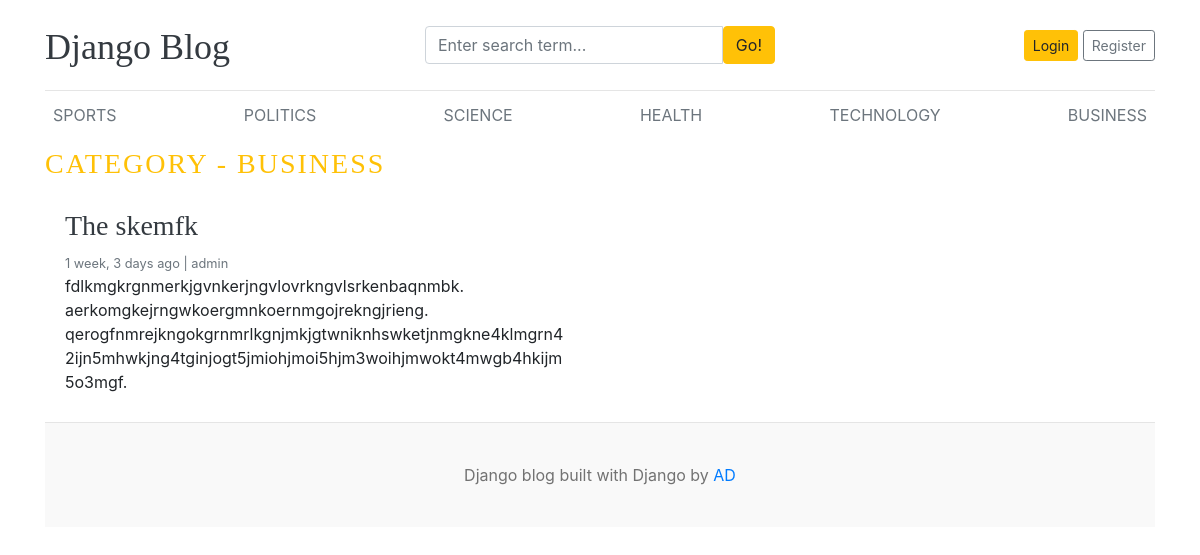
/category/6/, run on an earlier commit of the app's database.
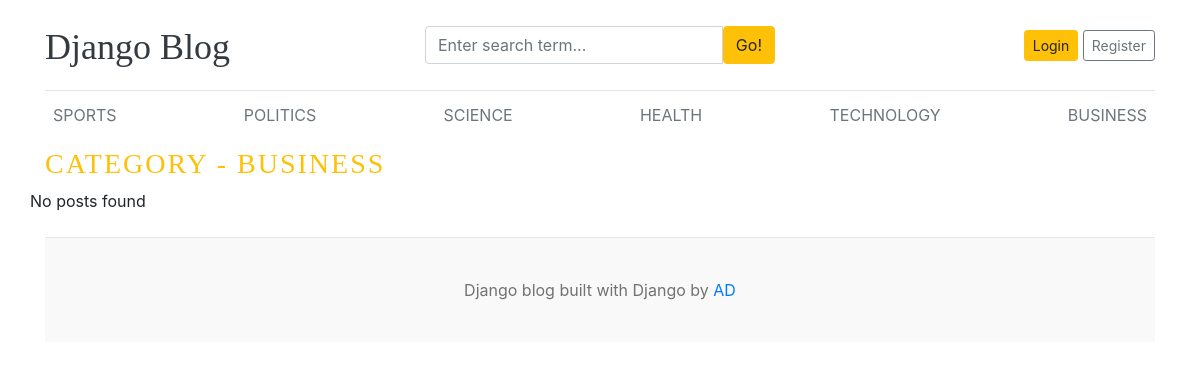
And on a later commit of the database.
### blogs/models.py (models this page shows, shortened)
class Category(models.Model):
    category_name=models.CharField(max_length=50,unique=True)
    created_at=models.DateTimeField(auto_now_add=True)
    updated_at=models.DateTimeField(auto_now=True)
    class Meta:
        verbose_name_plural='categories'
    def __str__(self):
        return self.category_name

class Blog(models.Model):
    title=models.CharField(max_length=100)
    slug=models.SlugField(max_length=150,unique=True,blank=True)
    category=models.ForeignKey(Category,on_delete=models.CASCADE)
    author=models.ForeignKey(User,on_delete=models.CASCADE)
    featured_image=models.ImageField(upload_to='uploads/%Y/%m/%d')
    short_description=models.TextField(max_length=500)
    blog_body=models.TextField(max_length=2000)
    status=models.CharField(max_length=20,choices=STATUS_CHOICES,default="Draft")
    is_featured=models.BooleanField(default=False)
    created_at=models.DateTimeField(auto_now_add=True)
    updated_at=models.DateTimeField(auto_now=True)

### blogs/views.py (the view)
# urls.py: path('<int:category_id>/',views.posts_by_category,name="posts_by_category")
def posts_by_category(request,category_id):
    posts=Blog.objects.filter(status='Published',category=category_id)
    category=get_object_or_404(Category,pk=category_id)
    context={
        'posts':posts,
        'category':category,
    }
    return render(request,'posts_by_category.html',context)

### blogs/context_processors.py (called while the page is built)
def get_categories(request):
    categories=Category.objects.all()
    return dict(categories=categories)

def get_social_links(request):
    social_links=SocialLink.objects.all()
    return dict(social_links=social_links)

### templates/posts_by_category.html
{% extends 'base.html' %}
  {% block content %}
  <h3 class =" text-uppercase text-warning" style="letter-spacing: 2px;">category - {{ category }}</h3>
  <div class="row mb-2">
    {% if posts %}
      {% for post in posts %}
    <div class="col-md-6">
      <div class="card border-0" >
        <div class="card-body">
          <h3><a href ="{% url 'blogs' post.slug %}" class="text-dark">{{post.title}}</a></h3>
          <small class="mb-1 text-muted">{{post.created_at | timesince}} ago | {{post.author}}</small>
          <p class="card-text">{{post.short_description | truncatewords:25 }}</p>
        </div>
      </div>
    </div>
    {% endfor %}
    {% else %}
    <p>No posts found</p>
    {% endif %}
  </div>
{% endblock %}

### templates/base.html (shortened to what this page needs)
{% load static %}
<!DOCTYPE html>
<html lang="en">
<head>
    <link href="https://getbootstrap.com/docs/4.0/dist/css/bootstrap.min.css" rel="stylesheet">
    <link href="{% static 'css/blog.css' %}" rel="stylesheet">
    <link rel="stylesheet" href="https://cdnjs.cloudflare.com/ajax/libs/font-awesome/4.7.0/css/font-awesome.min.css">
  </head>
<body>
    <div class="container">
      <header class="blog-header py-3">
        <div class="row flex-nowrap justify-content-between align-items-center">
          <div class="col-4 pt-1">
            <a class="blog-header-logo text-dark" href="/">Django Blog</a>
          </div>
          <div class="col-4 ">
          <form action="{% url 'search' %}" method="GET" >
            <div class="input-group">
                        <input class="form-control" type="text" name="keyword" value="{{ keyword }}" placeholder="Enter search term..." aria-label="Enter search term..." aria-describedby="button-search" />
                        <button type="submit" class="btn btn-warning" id="button-search" type="button">Go!</button>
                    </div>
          </form>
          </div>
          <div class="col-4 d-flex justify-content-end align-items-center">
            {% if not user.is_authenticated  %}
            <a class="btn btn-sm btn-warning" href="{% url 'login' %}">Login</a> &nbsp;
            <a class="btn btn-sm btn-outline-secondary" href="{% url 'register' %}">Register</a>
            {% else %}
            <span><a href='{% url 'dashboard' %}'>Dashboard</a></span>
            &emsp;
            <span><a href="{% url 'logout' %}">Logout</a></span>
            {% endif %}
          </div>
        </div>
      </header>
      <div class="nav-scroller py-1 mb-2">
        <nav class="nav d-flex justify-content-between">
          {% for cat in categories %}
          <a class="p-2 text-muted" href="{% url 'posts_by_category' cat.id %}">{{cat.category_name}}</a>
          {% endfor %}
        </nav>
      </div>
{% block content %}
{% endblock %}
 <footer class="blog-footer">
  <p>Django blog built with Django by <a href="#">AD</a></p>
</footer>
</body>
</html>

What changed in the data, as far as the page shows it:
removed Blog: title "The skemfk", created_at "1 week, 3 days", author "admin", short_description "fdlkmgkrgnmerkjgvnkerjngvlovrkngvlsrkenbaqnmbk. aerkomgkejrngwkoergmnkoernmgojrekngjrieng. qerogfnmrejkngokgrnmrlkgnjmkjgtwniknhswketjnmgkne4klmgrn42ijn5mhwkjng4tginjogt5jmiohjmoi5hjm3woihjmwokt4mwgb4hkijm5o3mgf."
Also different on the page:
text now shown: "No posts found"
